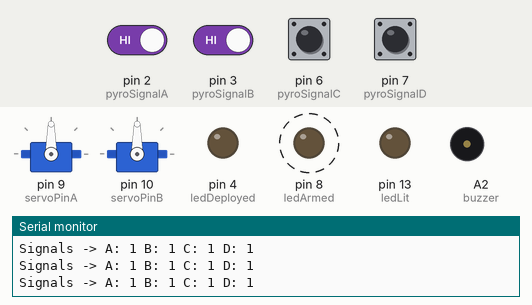
Recording of a program running on a simulated Arduino Pro Mini, built with avr-gcc and run on an emulated ATmega328P. Shown: 2 × servo, output pins drawn as LEDs (lit = HIGH), buzzer (waves = sounding, pin HIGH), the last lines printed to the serial monitor. Dashed ring = blinking. The test bench sets the inputs (shaded band); at power-on: pin 2 (pyroSignalA), pin 3 (pyroSignalB), pin 6 (pyroSignalC), pin 7 (pyroSignalD) HIGH.

Above: at 0.93 s.
1.3 s: pin 2 (pyroSignalA) driven LOW
At 1.58 s:
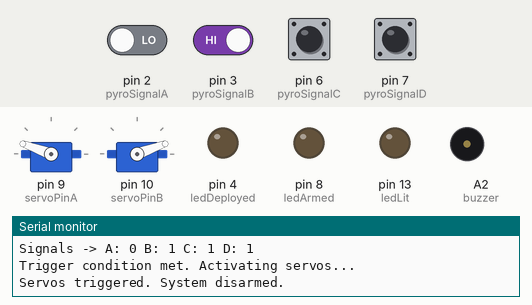
At 2.2 s:
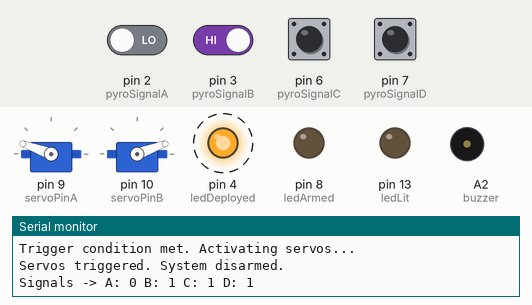
4.3 s: pin 2 (pyroSignalA) driven HIGH
7.3 s: pin 3 (pyroSignalB) driven LOW
10.3 s: pin 3 (pyroSignalB) driven HIGH
13.3 s: pin 6 (pyroSignalC) driven LOW
16.3 s: pin 6 (pyroSignalC) pulsed HIGH 2 times (0.12 s each, 0.3 s apart)
Timing chart, 0 to 20.9 s (numbered marks = the images above; inputs shaded):
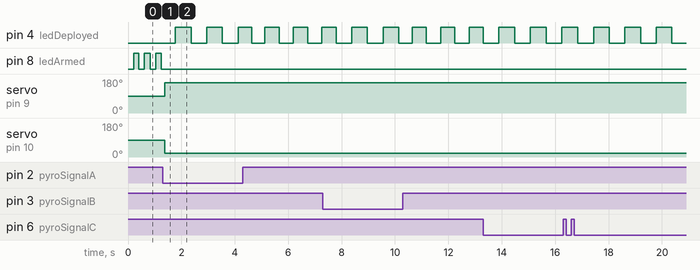

Measured:
- after the input at 1.3 s, pin 4 (ledDeployed): alternates HIGH for 0.59 s and LOW for 0.59 s, starting after 0.48 s; pin 8 (ledArmed): stops changing and stays LOW; servo on pin 9 (servoPinA): 90° → 160° after 0.09 s; servo on pin 10 (servoPinB): 90° → 20° after 0.09 s
- by itself, pin 8 (ledArmed): alternates HIGH for 0.20 s and LOW for 0.20 s

The program:

main.cpp
```cpp
#include "config.h"

Servo myServoA;
Servo myServoB;

unsigned long startTime = 0;
unsigned long endTime = 0;

int servoPinA = 9;
int servoPinB = 10;

int pos = 0;
bool armed = false;
bool servoTriggered = false;

void resetServo();
void triggerServo();
void ledBlink(int led, unsigned long delayTime);
void buzzerBeep(unsigned long beepInterval);

void setup()
{
  Serial.begin(9600);
  Serial.println("System initializing...");

  pinMode(pyroSignalA, INPUT);
  pinMode(pyroSignalB, INPUT);
  pinMode(pyroSignalC, INPUT);
  pinMode(pyroSignalD, INPUT);

  pinMode(ledLit, OUTPUT);
  pinMode(ledArmed, OUTPUT);
  pinMode(ledDeployed, OUTPUT);
  pinMode(buzzer, OUTPUT);

  myServoA.attach(servoPinA);
  myServoB.attach(servoPinB);

  myServoA.write(90);
  myServoB.write(90);

  delay(20);

  armed = true;
  Serial.println("System armed. Servos set to default positions.");
}

void loop()
{
  int pyroSignalOne = digitalRead(pyroSignalA);
  int pyroSignalTwo = digitalRead(pyroSignalB);
  int pyroSignalThree = digitalRead(pyroSignalC);
  int pyroSignalFour = digitalRead(pyroSignalD);

  Serial.print("Signals -> A: ");
  Serial.print(pyroSignalOne);
  Serial.print(" B: ");
  Serial.print(pyroSignalTwo);
  Serial.print(" C: ");
  Serial.print(pyroSignalThree);
  Serial.print(" D: ");
  Serial.println(pyroSignalFour);

  if (pyroSignalOne == 0 || pyroSignalTwo == 0 || pyroSignalThree == 0 || pyroSignalFour == 0)
  {
    Serial.println("Trigger condition met. Activating servos...");
    triggerServo();
  }

  if (armed)
  {
    ledBlink(ledArmed, 200);
  }
  else
  {
    ledBlink(ledDeployed, 500);
  }
}

void triggerServo()
{
  // for (pos = 0; pos <= 90; pos++)
  // {
  //   myServoA.write(pos);         // A moves 0 → 90
  //   myServoB.write(180 - pos);   // B moves 180 → 90
  //   delay(10);
  // }
  myServoA.write(160);
  myServoB.write(20);

  Serial.println("Servos triggered. System disarmed.");
  armed = false;
}

void resetServo()
{
  // for (pos = 90; pos >= 0; pos--)
  // {
  //   myServoA.write(pos);         // A moves 90 → 0
  //   myServoB.write(180 - pos);   // B moves 90 → 180
  //   delay(20);
  // }

  myServoA.write(2);
  myServoB.write(170);


  Serial.println("Servos reset. System rearmed.");
  armed = true;
}

void ledBlink(int led, unsigned long delayTime)
{
  if (millis() - endTime >= delayTime)
  {
    endTime = millis();
    digitalWrite(led, !digitalRead(led));
  }
}

void buzzerBeep(unsigned long beepInterval)
{
  unsigned long previousMillis = 0;
  bool buzzerState = false;

  pinMode(buzzer, OUTPUT);
  unsigned long currentMillis = millis();

  while (true)
  {
    if (currentMillis - previousMillis >= beepInterval)
    {
      previousMillis = currentMillis;
      buzzerState = !buzzerState;
      analogWrite(buzzer, buzzerState ? 2 : 0);
    }
    currentMillis = millis();
  }
}
```

config.h
```cpp
#ifndef CONFIG_H
#define CONFIG_H

#include <Arduino.h>
#include <Servo.h>

/*** LED PINS ***/
#define ledLit 13
#define ledArmed 8
#define ledDeployed 4

/*** BUZZER PINS ***/
#define buzzer A2

// /*** SERVO PINS ***/
// #define servoA 9
// #define servoB 10

/*** PYRO SIGNAL PINS ***/
#define pyroSignalA 2
#define pyroSignalB 3
#define pyroSignalC 6
#define pyroSignalD 7

#endif
```
